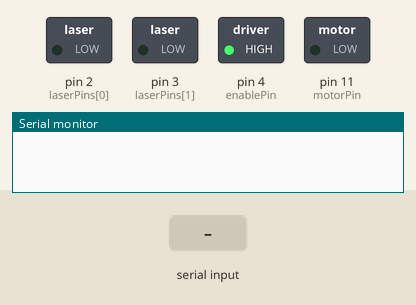
Simulated run of this sketch. Board: Arduino Uno, built with avr-gcc and run on an emulated ATmega328P. Parts: switched loads named in the sketch (green lamp = pin HIGH), the last lines printed to the serial monitor. The test bench sets the inputs (shaded band).

Above: at 1.2 s.
1.3 s: "M" received over Serial
At 2.5 s:
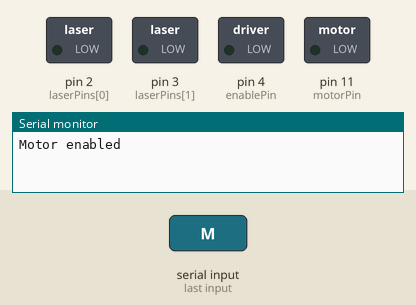
2.8 s: "L" received over Serial
At 3.8 s:
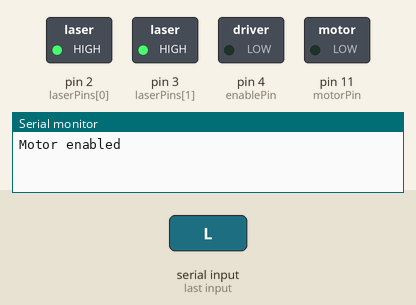
4.3 s: "m" received over Serial
At 5.0 s:
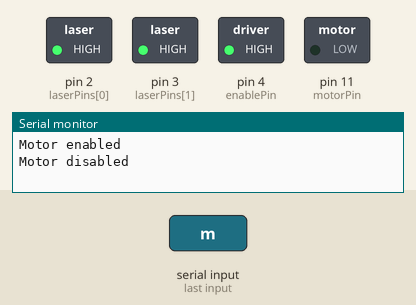
5.8 s: "l" received over Serial
At 6.1 s:
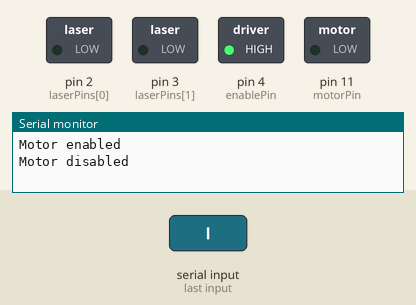
Timing chart, 0 to 8.3 s (numbered marks = the images above; inputs shaded):
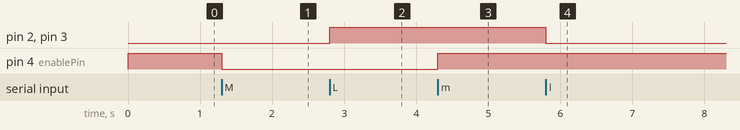

Measured:
- after the input at 1.3 s, pin 4 (enablePin): HIGH → LOW at once
- after the input at 2.8 s, pin 2 (laserPins[0]), pin 3 (laserPins[1]): LOW → HIGH at once
- after the input at 4.3 s, pin 4 (enablePin): LOW → HIGH at once
- after the input at 5.8 s, pin 2 (laserPins[0]), pin 3 (laserPins[1]): HIGH → LOW at once

The sketch:

steppercontrol.ino
```cpp
int laserPins[] = {2, 3};
int numLasers = 2;
int enablePin = 4;
int MS1Pin = 5;
int MS2Pin = 6;
int MS3Pin = 7;
int resetPin = 9;
int sleepPin = 10;
int motorPin = 11;
int directionPin = 12;
int switchPin = 13;

// Stepping: Full, half, quarter, eigth, sixteenth
int stepping[] = {
  B000,
  B100,
  B010,
  B110,
  B111
};

int motorStep = 0;
int maxStep = 200;
int minimumStepDelay = 2;
int laserState = false;
boolean motorState = true;

unsigned long lastStep = 0;

void setMotor(boolean new_state) {
  digitalWrite(enablePin, !new_state);
  motorState = new_state;
}

void disableIdleMotor() {
  if (millis() - lastStep > 10000) {
    setMotor(false);
    lastStep = millis();
  }
}

void makeStep() {
  if (!motorState) {
    setMotor(true);
  }
  lastStep = millis();
  digitalWrite(motorPin, HIGH);
  digitalWrite(motorPin, LOW);
  motorStep += 1;
  if (motorStep > maxStep) {
    motorStep = 0;
  }
}

void resetMotor() {
  for (int i = motorStep; i < maxStep; i++) {
    makeStep();
    delay(minimumStepDelay);
  }
}

void setup()  {
  pinMode(switchPin, INPUT);
  pinMode(motorPin, OUTPUT);
  pinMode(enablePin, OUTPUT);

  setMotor(false);

  for(int i=0; i<numLasers; i++) {
    pinMode(laserPins[i], OUTPUT);
  }
  digitalWrite(switchPin, HIGH);

  Serial.begin(9600);
}

void loop()  {
  disableIdleMotor();

  if(Serial.available() > 0) {
    char command = Serial.read();
    switch (command) {
      case 'd':
        Serial.println(String("Current step: ") + motorStep);
        Serial.println(String("Laser status: ") + laserState);
        break;
      case 'M':
        setMotor(true);
        Serial.println("Motor enabled");
        break;
      case 'm':
        setMotor(false);
        Serial.println("Motor disabled");
        break;
      case 's':
        makeStep();
        Serial.println(motorStep);
        break;
      case 'r':
        resetMotor();
        Serial.println(String("Motor reset. (Step is ") + motorStep + String(")"));
        break;
      case 'l':
        laserState = false;
        for(int i=0; i<numLasers; i++) {
          digitalWrite(laserPins[i], laserState);
        }
        break;
      case 'L':
        laserState = true;
        for(int i=0; i<numLasers; i++) {
          digitalWrite(laserPins[i], laserState);
        }
        break;
    }
  }
}
```
